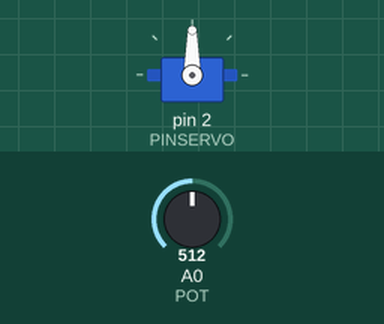
Recording of a sketch running on a simulated Arduino Uno, built with avr-gcc and run on an emulated ATmega328P. Shown: servo. Inputs (shaded band) come from the test bench; at power-on: A0 (POT) = 512.

Above: at 1.2 s.
1.3 s: A0 (POT) set to 390
At 2.5 s:
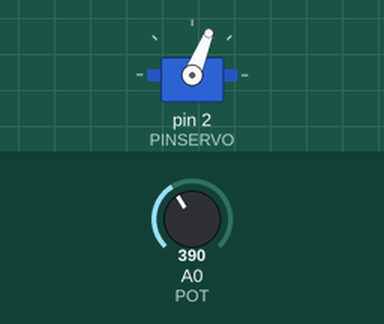
2.8 s: A0 (POT) set to 306
At 3.7 s:
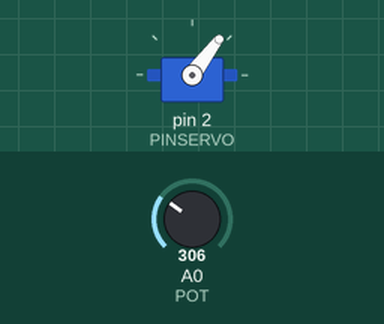
4.3 s: A0 (POT) set to 122
At 4.8 s:
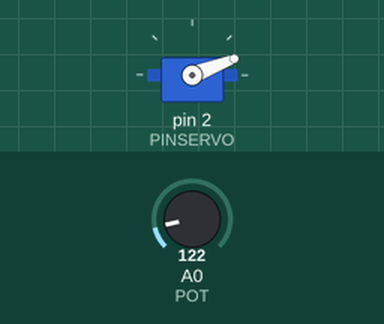
5.8 s: A0 (POT) set to 0
At 7.0 s:
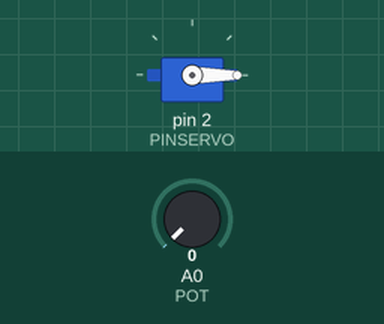
7.3 s: A0 (POT) set to 716
At 8.0 s:
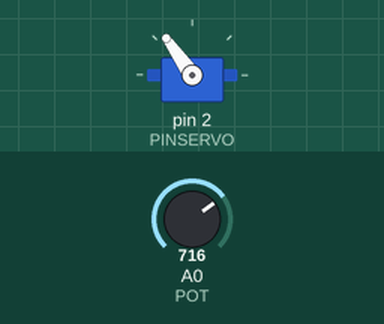
Timing chart, 0 to 9.8 s (numbered marks = the images above; inputs shaded):
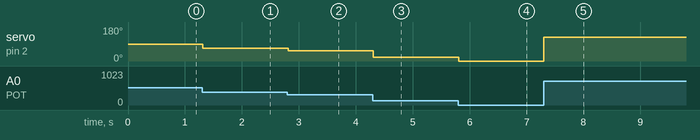

Measured:
- after the input at 1.3 s, servo on pin 2 (PINSERVO): 90° → 68° at once
- after the input at 2.8 s, servo on pin 2 (PINSERVO): 68° → 53° at once
- after the input at 4.3 s, servo on pin 2 (PINSERVO): 53° → 21° at once
- after the input at 5.8 s, servo on pin 2 (PINSERVO): 21° → 0° at once
- after the input at 7.3 s, servo on pin 2 (PINSERVO): 0° → 125° at once

The sketch:

06Servomotor.ino
```cpp
//https://www.youtube.com/watch?v=6bPVZg17vKc&list=PLkjnQ3NFTPnY1eNyLDGi547gkVui1vyn2&index=6

#include <Servo.h>

Servo servo1;

int PINSERVO = 2;
int PULSOMIN = 400;
int PULSOMAX = 1350;
int VALORPOT;
int ANGULO;
int POT = 0;

void setup() {
  // put your setup code here, to run once:
  servo1.attach(PINSERVO, PULSOMIN, PULSOMAX);
  Serial.begin(9600);
}

void loop() {
  // put your main code here, to run repeatedly:
  VALORPOT = analogRead(POT);

  ANGULO = map(VALORPOT, 0, 1023, 0, 180);
  servo1.write(ANGULO);
  delay(20);
}
```
